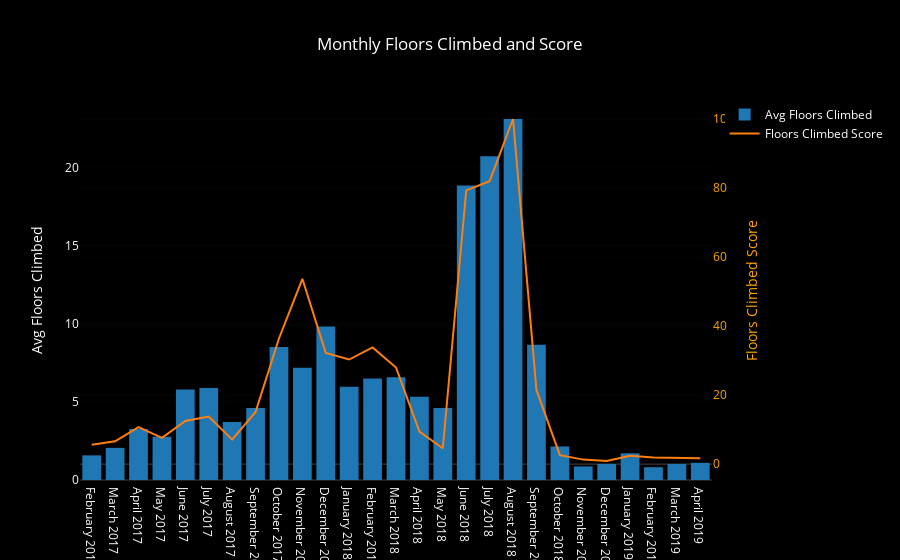

Notebook cell for this chart:
### Code cell
bars = go.Bar(x=month_df.month_year, y=month_df.mean_flrs,
              name='Avg Floors Climbed', yaxis='y1')

score_line = go.Scatter(x=month_df.month_year, y=month_df.floors_score,
                        name='Floors Climbed Score', yaxis='y2')

layout = go.Layout({'plot_bgcolor': 'black', 'paper_bgcolor': 'black',
                    'font': {'color': 'white'},
                    'title': 'Monthly Floors Climbed and Score',
                    'yaxis': {'title': 'Avg Floors Climbed'},
                    'yaxis2': {'title': 'Floors Climbed Score',
                               'titlefont': {'color': 'orange'},
                               'tickfont': {'color': 'orange'},
                               'overlaying': 'y',
                               'side': 'right'},
                   'xaxis': {'type': '-'}})

data = [bars, score_line]
fig = go.Figure(data=data, layout=layout)
iplot(fig)

### Figure 1 — Plotly figure (JSON) as saved in the notebook; plotly's stock layout.template omitted (floating-point values rounded to 4 significant figures)
{"data": [{"name": "Avg Floors Climbed", "type": "bar", "uid": "4d0380fb-f2ba-4fbc-a41a-dd68825d6404", "x": ["February 2017", "March 2017", "April 2017", "May 2017", "June 2017", "July 2017", "August 2017", "September 2017", "October 2017", "November 2017", "December 2017", "January 2018", "February 2018", "March 2018", "April 2018", "May 2018", "June 2018", "July 2018", "August 2018", "September 2018", "October 2018", "November 2018", "December 2018", "January 2019", "February 2019", "March 2019", "April 2019"], "y": [1.58, 2.06, 3.27, 2.77, 5.8, 5.9, 3.71, 4.62, 8.52, 7.2, 9.84, 5.97, 6.5, 6.58, 5.33, 4.61, 18.87, 20.74, 23.13, 8.67, 2.15, 0.87, 1.03, 1.71, 0.82, 1.03, 1.1], "yaxis": "y"}, {"name": "Floors Climbed Score", "type": "scatter", "uid": "dc383772-ee10-46ff-9edc-d148f83596bf", "x": ["February 2017", "March 2017", "April 2017", "May 2017", "June 2017", "July 2017", "August 2017", "September 2017", "October 2017", "November 2017", "December 2017", "January 2018", "February 2018", "March 2018", "April 2018", "May 2018", "June 2018", "July 2018", "August 2018", "September 2018", "October 2018", "November 2018", "December 2018", "January 2019", "February 2019", "March 2019", "April 2019"], "y": [5.6, 6.6, 10.7, 7.6, 12.5, 13.8, 7.1, 15.1, 36.4, 53.7, 32.2, 30.3, 33.8, 28, 9.4, 4.6, 79.3, 82, 100, 21.5, 2.6, 1.3, 0.9, 2.4, 1.9, 1.7, 1.7], "yaxis": "y2"}], "layout": {"font": {"color": "white"}, "paper_bgcolor": "black", "plot_bgcolor": "black", "title": {"text": "Monthly Floors Climbed and Score"}, "xaxis": {"type": "-"}, "yaxis": {"title": {"text": "Avg Floors Climbed"}}, "yaxis2": {"overlaying": "y", "side": "right", "tickfont": {"color": "orange"}, "title": {"font": {"color": "orange"}, "text": "Floors Climbed Score"}}}}
